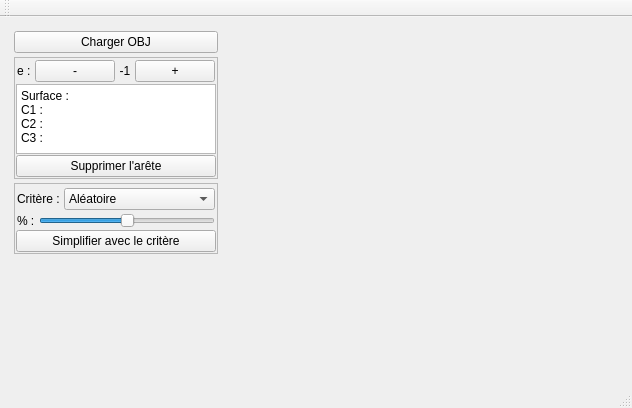
<?xml version="1.0" encoding="UTF-8"?>
<ui version="4.0">
 <class>MainWindow</class>
 <widget class="QMainWindow" name="MainWindow">
  <property name="geometry">
   <rect>
    <x>0</x>
    <y>0</y>
    <width>632</width>
    <height>408</height>
   </rect>
  </property>
  <property name="windowTitle">
   <string>MainWindow</string>
  </property>
  <widget class="QWidget" name="centralWidget">
   <layout class="QHBoxLayout" name="horizontalLayout">
    <item>
     <widget class="QWidget" name="widget_2" native="true">
      <property name="sizePolicy">
       <sizepolicy hsizetype="Maximum" vsizetype="Preferred">
        <horstretch>150</horstretch>
        <verstretch>0</verstretch>
       </sizepolicy>
      </property>
      <property name="minimumSize">
       <size>
        <width>150</width>
        <height>0</height>
       </size>
      </property>
      <layout class="QVBoxLayout" name="verticalLayout">
       <property name="spacing">
        <number>4</number>
       </property>
       <property name="leftMargin">
        <number>3</number>
       </property>
       <property name="topMargin">
        <number>3</number>
       </property>
       <property name="rightMargin">
        <number>3</number>
       </property>
       <property name="bottomMargin">
        <number>3</number>
       </property>
       <item>
        <widget class="QPushButton" name="pushButton_chargement">
         <property name="minimumSize">
          <size>
           <width>200</width>
           <height>0</height>
          </size>
         </property>
         <property name="text">
          <string>Charger OBJ</string>
         </property>
        </widget>
       </item>
       <item>
        <widget class="QFrame" name="frame">
         <property name="frameShape">
          <enum>QFrame::StyledPanel</enum>
         </property>
         <property name="frameShadow">
          <enum>QFrame::Raised</enum>
         </property>
         <layout class="QVBoxLayout" name="verticalLayout_3">
          <property name="spacing">
           <number>1</number>
          </property>
          <property name="leftMargin">
           <number>1</number>
          </property>
          <property name="topMargin">
           <number>1</number>
          </property>
          <property name="rightMargin">
           <number>1</number>
          </property>
          <property name="bottomMargin">
           <number>1</number>
          </property>
          <item>
           <widget class="QWidget" name="widget_3" native="true">
            <property name="sizePolicy">
             <sizepolicy hsizetype="Preferred" vsizetype="Preferred">
              <horstretch>0</horstretch>
              <verstretch>0</verstretch>
             </sizepolicy>
            </property>
            <layout class="QHBoxLayout" name="horizontalLayout_3">
             <property name="spacing">
              <number>1</number>
             </property>
             <property name="leftMargin">
              <number>1</number>
             </property>
             <property name="topMargin">
              <number>1</number>
             </property>
             <property name="rightMargin">
              <number>1</number>
             </property>
             <property name="bottomMargin">
              <number>1</number>
             </property>
             <item>
              <widget class="QLabel" name="label_5">
               <property name="sizePolicy">
                <sizepolicy hsizetype="Maximum" vsizetype="Preferred">
                 <horstretch>0</horstretch>
                 <verstretch>0</verstretch>
                </sizepolicy>
               </property>
               <property name="text">
                <string>e : </string>
               </property>
              </widget>
             </item>
             <item>
              <widget class="QPushButton" name="pushButton_edgeMoins">
               <property name="sizePolicy">
                <sizepolicy hsizetype="Preferred" vsizetype="Fixed">
                 <horstretch>0</horstretch>
                 <verstretch>0</verstretch>
                </sizepolicy>
               </property>
               <property name="text">
                <string>-</string>
               </property>
              </widget>
             </item>
             <item>
              <widget class="QLabel" name="labelEdge">
               <property name="sizePolicy">
                <sizepolicy hsizetype="Preferred" vsizetype="Preferred">
                 <horstretch>0</horstretch>
                 <verstretch>0</verstretch>
                </sizepolicy>
               </property>
               <property name="text">
                <string>-1</string>
               </property>
               <property name="alignment">
                <set>Qt::AlignCenter</set>
               </property>
              </widget>
             </item>
             <item>
              <widget class="QPushButton" name="pushButton_edgePlus">
               <property name="sizePolicy">
                <sizepolicy hsizetype="Preferred" vsizetype="Fixed">
                 <horstretch>0</horstretch>
                 <verstretch>0</verstretch>
                </sizepolicy>
               </property>
               <property name="minimumSize">
                <size>
                 <width>10</width>
                 <height>0</height>
                </size>
               </property>
               <property name="text">
                <string>+</string>
               </property>
              </widget>
             </item>
            </layout>
           </widget>
          </item>
          <item>
           <widget class="QPlainTextEdit" name="infoEdgeSelection">
            <property name="sizePolicy">
             <sizepolicy hsizetype="Expanding" vsizetype="Maximum">
              <horstretch>0</horstretch>
              <verstretch>0</verstretch>
             </sizepolicy>
            </property>
            <property name="maximumSize">
             <size>
              <width>200</width>
              <height>70</height>
             </size>
            </property>
            <property name="styleSheet">
             <string notr="true">font: 11pt &quot;Lucida Console&quot;;</string>
            </property>
            <property name="plainText">
             <string>Surface :
C1 : 
C2 : 
C3 :</string>
            </property>
           </widget>
          </item>
          <item>
           <widget class="QPushButton" name="pushButton_delSelEdge">
            <property name="text">
             <string>Supprimer l'arête</string>
            </property>
           </widget>
          </item>
         </layout>
        </widget>
       </item>
       <item>
        <widget class="QFrame" name="frame_2">
         <property name="frameShape">
          <enum>QFrame::StyledPanel</enum>
         </property>
         <property name="frameShadow">
          <enum>QFrame::Raised</enum>
         </property>
         <layout class="QVBoxLayout" name="verticalLayout_2">
          <property name="spacing">
           <number>1</number>
          </property>
          <property name="leftMargin">
           <number>1</number>
          </property>
          <property name="topMargin">
           <number>3</number>
          </property>
          <property name="rightMargin">
           <number>1</number>
          </property>
          <property name="bottomMargin">
           <number>1</number>
          </property>
          <item>
           <widget class="QWidget" name="widget" native="true">
            <layout class="QHBoxLayout" name="horizontalLayout_2">
             <property name="spacing">
              <number>1</number>
             </property>
             <property name="leftMargin">
              <number>1</number>
             </property>
             <property name="topMargin">
              <number>1</number>
             </property>
             <property name="rightMargin">
              <number>1</number>
             </property>
             <property name="bottomMargin">
              <number>1</number>
             </property>
             <item>
              <widget class="QLabel" name="label">
               <property name="sizePolicy">
                <sizepolicy hsizetype="Maximum" vsizetype="Maximum">
                 <horstretch>0</horstretch>
                 <verstretch>0</verstretch>
                </sizepolicy>
               </property>
               <property name="text">
                <string>Critère : </string>
               </property>
              </widget>
             </item>
             <item>
              <widget class="QComboBox" name="comboBox">
               <item>
                <property name="text">
                 <string>Aléatoire</string>
                </property>
               </item>
               <item>
                <property name="text">
                 <string>Par taille</string>
                </property>
               </item>
               <item>
                <property name="text">
                 <string>Par angle</string>
                </property>
               </item>
               <item>
                <property name="text">
                 <string>Par planéité</string>
                </property>
               </item>
              </widget>
             </item>
            </layout>
           </widget>
          </item>
          <item>
           <widget class="QWidget" name="widget_4" native="true">
            <layout class="QHBoxLayout" name="horizontalLayout_4">
             <property name="spacing">
              <number>1</number>
             </property>
             <property name="leftMargin">
              <number>1</number>
             </property>
             <property name="topMargin">
              <number>1</number>
             </property>
             <property name="rightMargin">
              <number>1</number>
             </property>
             <property name="bottomMargin">
              <number>1</number>
             </property>
             <item>
              <widget class="QLabel" name="label_2">
               <property name="text">
                <string>% : </string>
               </property>
              </widget>
             </item>
             <item>
              <widget class="QSlider" name="horizontalSlider">
               <property name="minimum">
                <number>1</number>
               </property>
               <property name="value">
                <number>50</number>
               </property>
               <property name="orientation">
                <enum>Qt::Horizontal</enum>
               </property>
              </widget>
             </item>
            </layout>
           </widget>
          </item>
          <item>
           <widget class="QPushButton" name="pushButton_decimate">
            <property name="text">
             <string>Simplifier avec le critère</string>
            </property>
           </widget>
          </item>
         </layout>
        </widget>
       </item>
       <item>
        <spacer name="verticalSpacer">
         <property name="orientation">
          <enum>Qt::Vertical</enum>
         </property>
         <property name="sizeHint" stdset="0">
          <size>
           <width>20</width>
           <height>40</height>
          </size>
         </property>
        </spacer>
       </item>
      </layout>
     </widget>
    </item>
    <item>
     <widget class="MeshViewerWidget" name="displayWidget" native="true"/>
    </item>
   </layout>
  </widget>
  <widget class="QMenuBar" name="menuBar">
   <property name="geometry">
    <rect>
     <x>0</x>
     <y>0</y>
     <width>632</width>
     <height>22</height>
    </rect>
   </property>
  </widget>
  <widget class="QToolBar" name="mainToolBar">
   <attribute name="toolBarArea">
    <enum>TopToolBarArea</enum>
   </attribute>
   <attribute name="toolBarBreak">
    <bool>false</bool>
   </attribute>
  </widget>
  <widget class="QStatusBar" name="statusBar"/>
 </widget>
 <layoutdefault spacing="6" margin="11"/>
 <customwidgets>
  <customwidget>
   <class>MeshViewerWidget</class>
   <extends>QWidget</extends>
   <header location="global">meshviewerwidget.h</header>
   <container>1</container>
  </customwidget>
 </customwidgets>
 <resources/>
 <connections/>
</ui>
